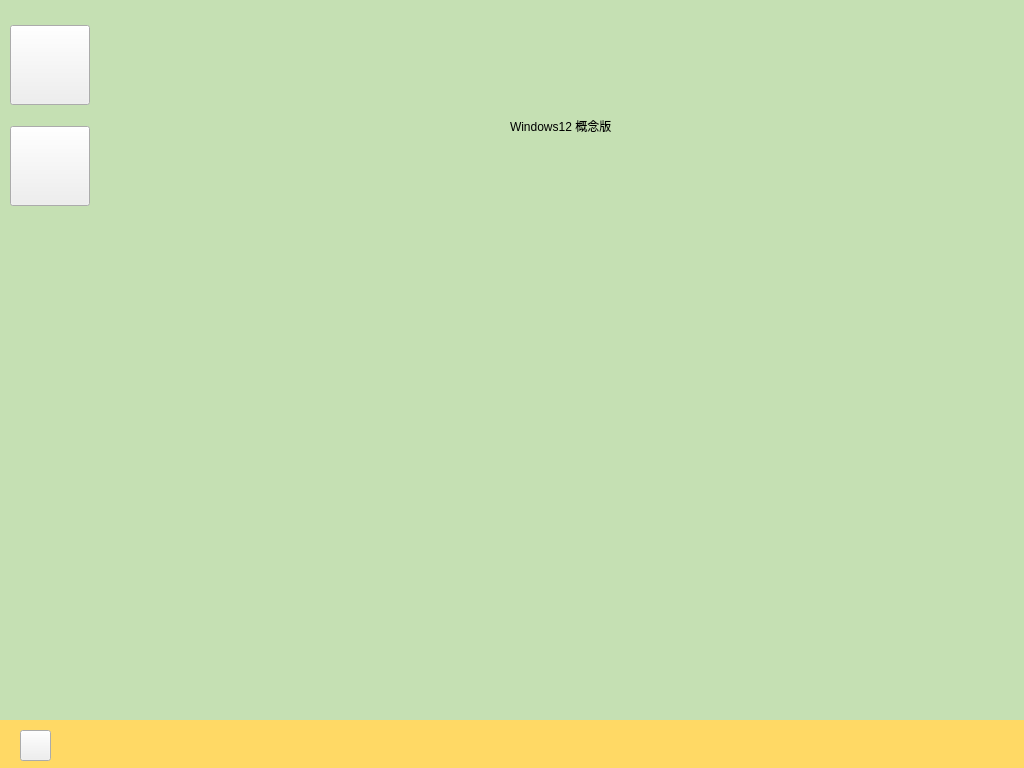
<?xml version="1.0" encoding="UTF-8"?>
<ui version="4.0">
 <class>Desktop</class>
 <widget class="QWidget" name="Desktop">
  <property name="geometry">
   <rect>
    <x>0</x>
    <y>0</y>
    <width>1024</width>
    <height>768</height>
   </rect>
  </property>
  <property name="windowTitle">
   <string>Widget</string>
  </property>
  <widget class="QLabel" name="label">
   <property name="geometry">
    <rect>
     <x>510</x>
     <y>70</y>
     <width>331</width>
     <height>111</height>
    </rect>
   </property>
   <property name="styleSheet">
    <string notr="true">font: 28pt &quot;Agency FB&quot;;</string>
   </property>
   <property name="text">
    <string>Windows12 概念版</string>
   </property>
  </widget>
  <widget class="QWidget" name="layoutWidget">
   <property name="geometry">
    <rect>
     <x>10</x>
     <y>10</y>
     <width>82</width>
     <height>211</height>
    </rect>
   </property>
   <layout class="QVBoxLayout" name="verticalLayout">
    <item>
     <widget class="QPushButton" name="my_desktop">
      <property name="maximumSize">
       <size>
        <width>80</width>
        <height>80</height>
       </size>
      </property>
      <property name="styleSheet">
       <string notr="true">color: rgb(85, 0, 0);</string>
      </property>
      <property name="text">
       <string/>
      </property>
      <property name="icon">
       <iconset>
        <normaloff>a.png</normaloff>a.png</iconset>
      </property>
      <property name="iconSize">
       <size>
        <width>100</width>
        <height>90</height>
       </size>
      </property>
      <property name="checkable">
       <bool>false</bool>
      </property>
     </widget>
    </item>
    <item>
     <widget class="QPushButton" name="task_manager">
      <property name="maximumSize">
       <size>
        <width>80</width>
        <height>80</height>
       </size>
      </property>
      <property name="text">
       <string/>
      </property>
      <property name="icon">
       <iconset>
        <normaloff>b.png</normaloff>b.png</iconset>
      </property>
      <property name="iconSize">
       <size>
        <width>90</width>
        <height>100</height>
       </size>
      </property>
     </widget>
    </item>
   </layout>
  </widget>
  <widget class="QLabel" name="task_bar">
   <property name="geometry">
    <rect>
     <x>0</x>
     <y>720</y>
     <width>1031</width>
     <height>51</height>
    </rect>
   </property>
   <property name="styleSheet">
    <string notr="true">QLabel{background-color:rgb(255, 217, 101);}
</string>
   </property>
   <property name="text">
    <string/>
   </property>
  </widget>
  <widget class="QLabel" name="background">
   <property name="geometry">
    <rect>
     <x>-20</x>
     <y>0</y>
     <width>1111</width>
     <height>721</height>
    </rect>
   </property>
   <property name="styleSheet">
    <string notr="true">QLabel{background-color:rgb(197, 224, 179);}
</string>
   </property>
   <property name="text">
    <string/>
   </property>
  </widget>
  <widget class="QPushButton" name="shutdown">
   <property name="geometry">
    <rect>
     <x>20</x>
     <y>730</y>
     <width>31</width>
     <height>31</height>
    </rect>
   </property>
   <property name="maximumSize">
    <size>
     <width>40</width>
     <height>40</height>
    </size>
   </property>
   <property name="text">
    <string/>
   </property>
   <property name="icon">
    <iconset>
     <normaloff>F:/horiki/操作系统/课程设计/未标题-1.png</normaloff>F:/horiki/操作系统/课程设计/未标题-1.png</iconset>
   </property>
   <property name="iconSize">
    <size>
     <width>31</width>
     <height>31</height>
    </size>
   </property>
  </widget>
  <zorder>background</zorder>
  <zorder>label</zorder>
  <zorder>layoutWidget</zorder>
  <zorder>task_bar</zorder>
  <zorder>shutdown</zorder>
 </widget>
 <resources/>
 <connections/>
</ui>
